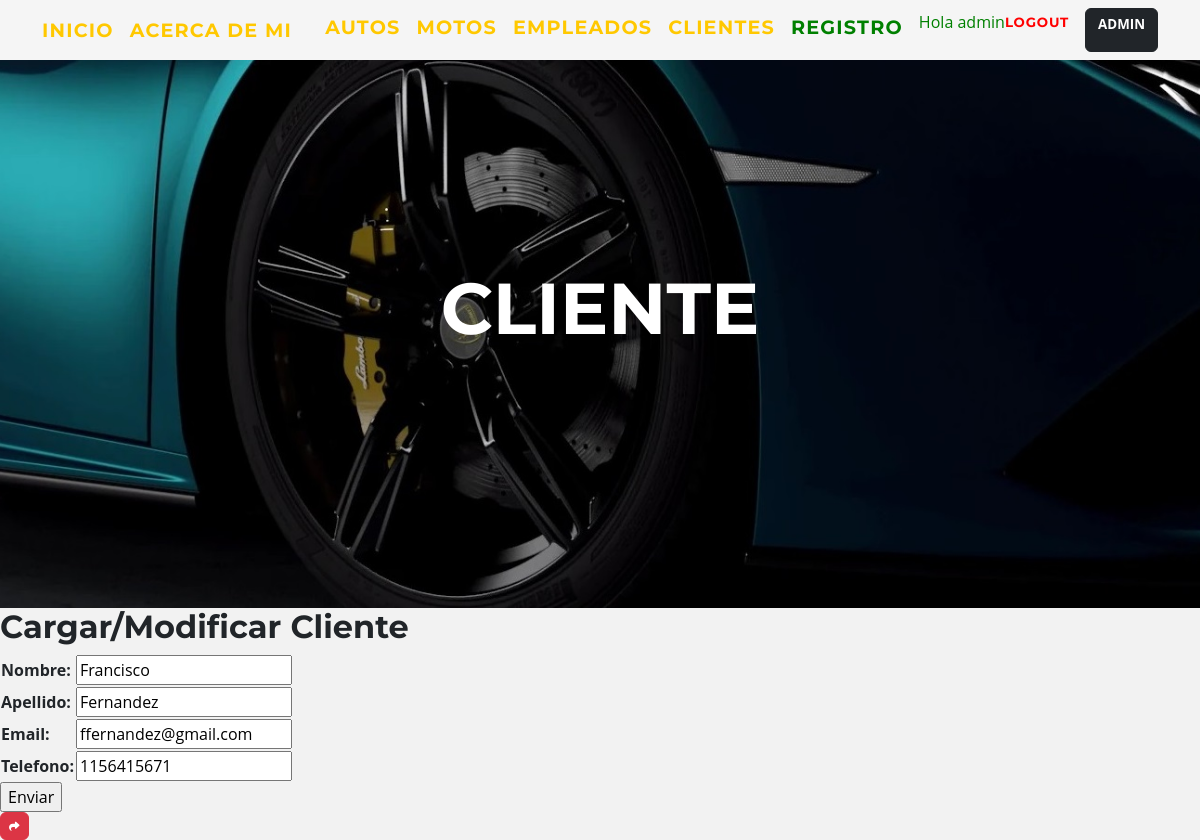
/aplicacion/update_cliente/1/ (signed in), run on the app's committed database.
### aplicacion/models.py (models this page shows, shortened)
class Cliente(models.Model):
    nombre = models.CharField(max_length=50)
    apellido = models.CharField(max_length=50)
    email = models.EmailField()
    telefono = models.IntegerField()

### aplicacion/views.py (the view)
# urls.py: path('update_cliente/<id_cliente>/', updateCliente, name="update_cliente"),
@login_required
def updateCliente(request, id_cliente):
    cliente = Cliente.objects.get(id=id_cliente)
    if request.method == "POST":
        miForm = ClienteForm(request.POST)
        if miForm.is_valid():
            cliente.nombre = miForm.cleaned_data.get('nombre')
            cliente.apellido = miForm.cleaned_data.get('apellido')
            cliente.email = miForm.cleaned_data.get('email')
            cliente.telefono = miForm.cleaned_data.get('telefono')
            cliente.save()
            return redirect(reverse_lazy('clientes'))
    else:
        miForm = ClienteForm(initial={'nombre':cliente.nombre,
                                       'apellido':cliente.apellido,
                                       'email':cliente.email,
                                       'telefono':cliente.telefono})
    return render(request, "aplicacion/clientesForm.html", {'form': miForm})

### aplicacion/forms.py
class ClienteForm(forms.Form):
    nombre = forms.CharField(label="Nombre", max_length=50, required=True)
    apellido = forms.CharField(label="Apellido", max_length=50, required=True)
    email = forms.EmailField(label="Email", required=True)
    telefono = forms.IntegerField(label="Telefono", required=True)

### aplicacion/templates/aplicacion/clientesForm.html (shortened to what this page needs)
{% extends 'aplicacion/base.html' %}
{% load static %}
{% block cabecera %}
    <div class="container">
        <div class="masthead-heading text-uppercase">Cliente</div>
    </div>
{% endblock cabecera %}
{% block contenido%}
<body>
    <h2>Cargar/Modificar Cliente</h2>
    <form action="" method="post">
        <table>
            {{ form.as_table }}
        </table>
        <input type="submit" value="Enviar">
    </form>
</body>
<a
href="{% url 'clientes' %}"
class="btn btn-danger"
style="--bs-btn-padding-y: .25rem; --bs-btn-padding-x: .5rem; --bs-btn-font-size: .75rem;"
><i class="fa fa-share fa-sm" title="Volver">Volver</i>
</a>
{% endblock contenido %}

### aplicacion/templates/aplicacion/base.html (shortened to what this page needs)
<!DOCTYPE html>
<html lang="en">
    <head>
        {% load static %}
        <link href="{% static 'aplicacion/css/styles.css' %}" rel="stylesheet" />
    </head>
    <body id="page-top">
        <nav class="navbar navbar-expand-lg navbar-dark fixed-top pt-2 pb-2" id="mainNav" style="background-color: whitesmoke;" >
            <div class="container">
                <a class="navbar-brand" style="font-size:larger;"  href="{% url 'inicio' %}">Inicio</a>
                <a class="navbar-brand" style="font-size:larger;" href="{% url 'aboutme' %}">Acerca de Mi</a>
                <div class="collapse navbar-collapse" id="navbarResponsive">
                    <ul class="navbar-nav text-lg-start ms-auto py-6 py-lg-0">
                        {% if user.is_authenticated %}
                        <a class="navbar-brand" style="font-size:larger;" href="{% url 'autos' %}">Autos</a>
                        <a class="navbar-brand" style="font-size:larger;" href="{% url 'motos' %}">Motos</a>
                        <a class="navbar-brand" style="font-size:larger;" href="{% url 'empleados' %}">Empleados</a>
                        <a class="navbar-brand" style="font-size:larger;" href="{% url 'clientes' %}">Clientes</a>
                        <a class="navbar-brand" style="font-size:larger; color: green;" href="{% url 'register' %}">Registro</a>
                        <p style="color:green"> Hola {{ user.username }}</b></p>
                        <a class="navbar-brand" style="font-size:smaller; color: red;" href="{% url 'logout' %}">Logout</a>
                        <a class="btn btn-dark" style="font-size:smaller;" href="{% url 'admin:index' %}"><b>ADMIN</a>
                        </div>
                        {% endif %}
                </div>
        </nav>
        <header class="masthead">
        {% block cabecera %}{% endblock cabecera %}
        </header>
        {% block contenido %}
        {% endblock contenido %}
    </body>
</html>

### data on the page
Cliente: nombre "Francisco", apellido "Fernandez", email "ffernandez@gmail.com", telefono "1156415671"

### other printed values
{{ user.username }} "admin"
